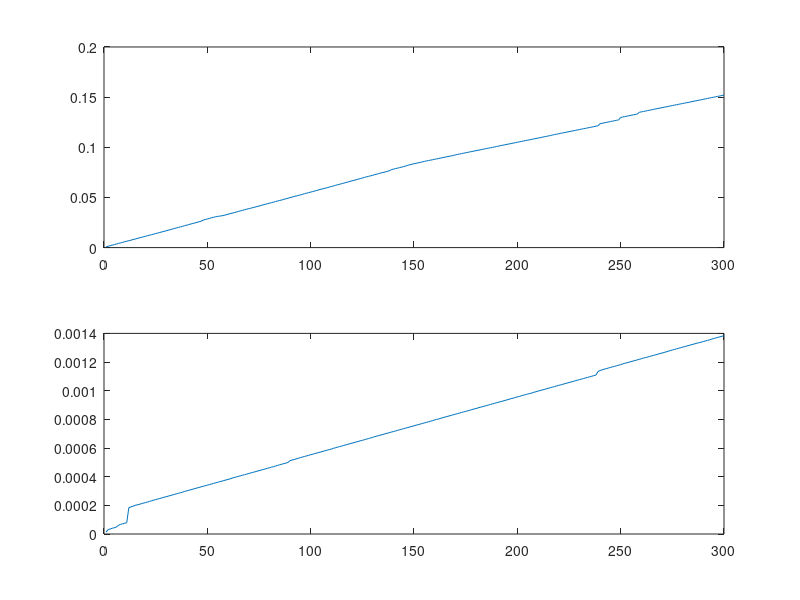

This chart was generated by the following MATLAB code:
% Przedmiot: Techniki Obliczeniowe 
% Kierunek studiów: Mechatronika 
% Semestr: 2
% Rok akademicki: 2019/2020
% Data (dzień-miesiąc-rok): <<18-06-2020>>
%
% Imię:             <<Dominik>>
% Nazwisko:         <<Jankowski>>
% Numer albumu ZUT: <<47291>>  

format long;

% patrz   Iterative Methods for Linear Systems

N = 100;
A = rand(N) + 100 * eye(N);
b = rand(N, 1);

tic
for K=1:300
    x = A \ b;

  toctime(K) = toc;
end
subplot(2, 1, 1); 
plot(toctime)



%x = inv(A) * b;
%x = pinv(A) * b;
tic
for L=1:300
tol = 10.^-50;
%x_pcg = pcg(A,b);
t_pcg = toc;
  toctime(L) = t_pcg;
end
subplot(2, 1, 2); 
plot(toctime)

%%%[std(y_div), std(y_pcg)]
